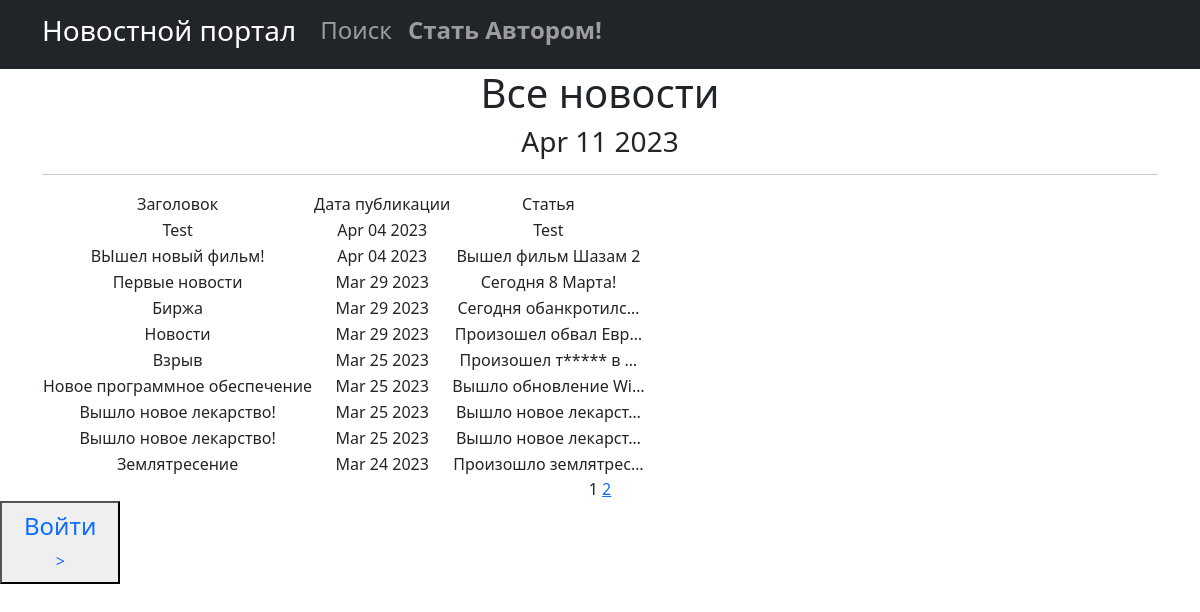
Before: /news/ with the older database file.
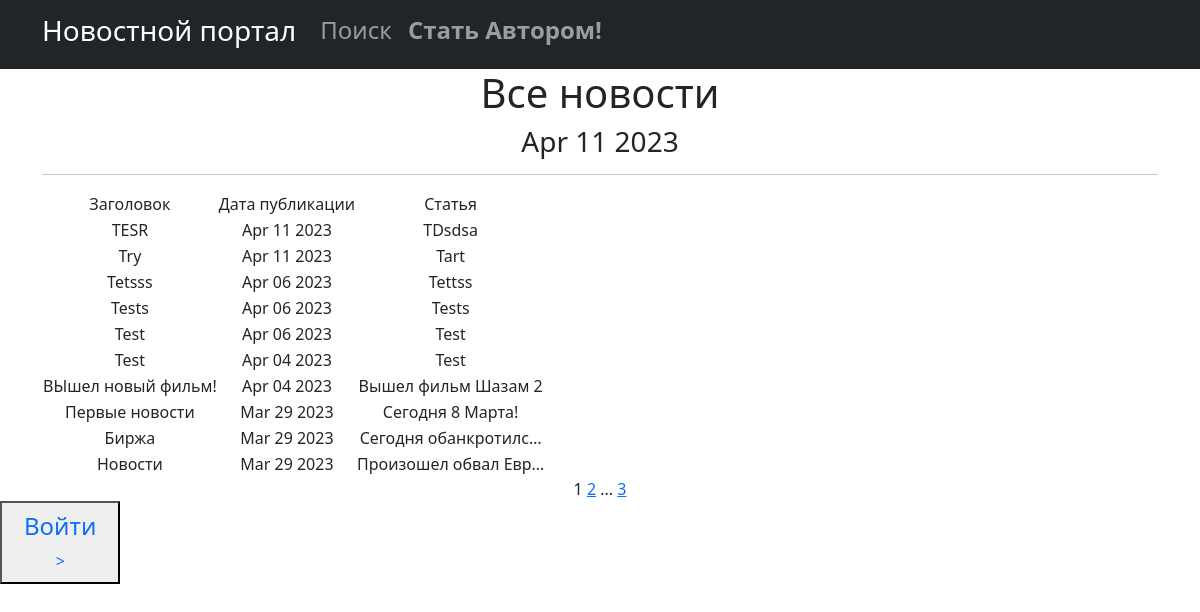
After: the same page with the newer database file.
### new/models.py (models this page shows, shortened)
class Post(models.Model):
    NEWS = 'NW'
    ARTICLE = 'AR'
    CATEGORY_CHOICES = [
        (NEWS, 'Новость'),
        (ARTICLE, 'Статья'),
    ]
    author = models.ForeignKey(Author, on_delete=models.CASCADE,)
    categoryType = models.CharField(max_length=2, choices=CATEGORY_CHOICES, default=ARTICLE)
    dateCreation = models.DateTimeField(auto_now_add=True)
    postCategory = models.ManyToManyField(Category, through='PostCategory')
    tittle = models.CharField(max_length=128)
    text = models.TextField()
    rating = models.SmallIntegerField(default=0)

### new/views.py (the view)
# urls.py: path('', PostList.as_view(), name = 'post_list'),
class PostList(ListView):
    model = Post
    ordering = 'text'
    template_name = 'post.html'
    context_object_name = 'post'
    paginate_by = 10
    def get_context_data(self, **kwargs):
        context = super().get_context_data(**kwargs)
        context['is_author'] = self.request.user.groups.filter(name='author').exists()
        context['time_now'] = datetime.utcnow()
        context['next_sale'] = None
        return context
    def get_queryset(self):
        times = Post.objects.all().order_by('-dateCreation')
        return times

### new/templatetags/custom_filters.py (called while the page is built)
@register.filter()
def censor(value):
    x='теракт'
    c='редиска'
    if x in value:
        a= value.replace('теракт', 'т*****')
        return a
    if c in value:
        d= value.replace('редиска', 'р******')
        return d
    try:
        x = str(x)
        c = str(c)
    except:
        print('Введено не слово')
    else:
        return value

### templates/post.html (shortened to what this page needs)
{% extends 'flatpages/default.html' %}
{% load custom_filters %}
{% block content %}
   <h1>Все новости</h1>
    <h3>{{ time_now|date:'M d Y' }}</h3>
   <hr>
    {% if post %}
       <table>
           <tr>
               <td>Заголовок</td>
               <td>Дата публикации</td>
               <td>Статья</td>
           </tr>
           {% for posts in post %}
           <tr>
               <td>{{ posts.tittle|censor }}</td>
               <td>{{ posts.dateCreation|date:'M d Y'}}</td>
               <td>{{ posts.text|truncatechars:20|censor}}</td>
               <td>
                </td>
           </tr>
           {% endfor %}
       </table>
   {% else %}
       <h2>Статей нет!</h2>
    {% endif %}
   {{ page_obj.number }}
   {% if page_obj.has_next %}
       <a href="?page={{ page_obj.next_page_number }}">{{ page_obj.next_page_number }}</a>
       {% if paginator.num_pages != page_obj.next_page_number %}
           ...
           <a href="?page={{ page_obj.paginator.num_pages }}">{{ page_obj.paginator.num_pages }}</a>
       {% endif %}
   {% endif %}
{% endblock content %}

Changed rows visible on the page:
no longer on this page (row unchanged): Post: tittle|censor "Взрыв", dateCreation "Mar 25 2023", text|censor "Произошел т***** в …"
no longer on this page (row unchanged): Post: tittle|censor "Новое программное обеспечение", dateCreation "Mar 25 2023", text|censor "Вышло обновление Wi…"
no longer on this page (row unchanged): Post: tittle|censor "Вышло новое лекарство!", dateCreation "Mar 25 2023", text|censor "Вышло новое лекарст…"
no longer on this page (row unchanged): Post: tittle|censor "Вышло новое лекарство!", dateCreation "Mar 25 2023", text|censor "Вышло новое лекарст…"
no longer on this page (row unchanged): Post: tittle|censor "Землятресение", dateCreation "Mar 24 2023", text|censor "Произошло землятрес…"
added Post: tittle|censor "TESR", dateCreation "Apr 11 2023", text|censor "TDsdsa"
added Post: tittle|censor "Try", dateCreation "Apr 11 2023", text|censor "Tart"
added Post: tittle|censor "Tetsss", dateCreation "Apr 06 2023", text|censor "Tettss"
added Post: tittle|censor "Tests", dateCreation "Apr 06 2023", text|censor "Tests"
added Post: tittle|censor "Test", dateCreation "Apr 06 2023", text|censor "Test"
Other visible differences:
{{ page_obj.paginator.num_pages }}: (not shown) → "3"
